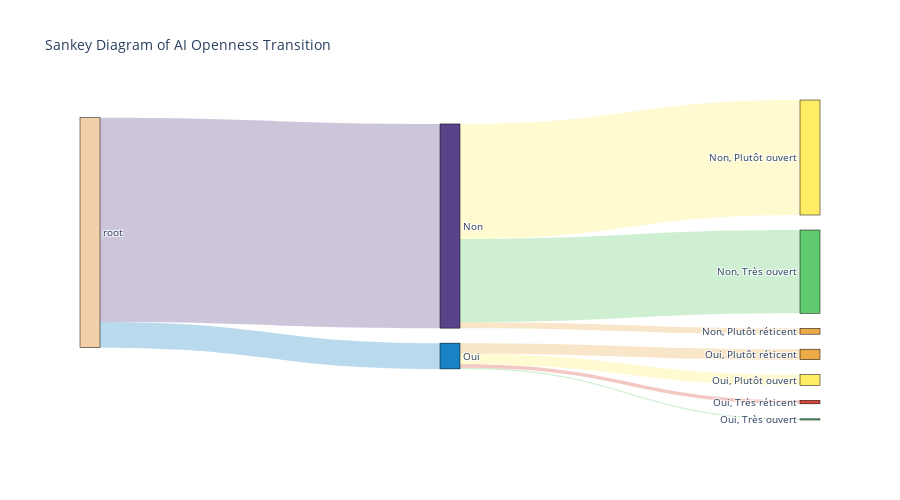

Write notebook code for a chart like this one.
### Markdown cell above
## 📊 Réfractaire avant / après le texte explicatif DONE

### Code cell
# compare Yes, No from resistant_to_ai with openess_to_ai_after_text

df_before_after = df_survey[['resistant_to_ai', 'openness_to_ai_after_text']].copy()
# rename the columns
df_before_after.rename(columns={'resistant_to_ai': 'before', 'openness_to_ai_after_text': 'after'}, inplace=True)

sankey_dict = {}
sankey_dict_ids = {'root': 0}

for index, row in df_before_after.iterrows():
  for depth in range(len(row)):
    key = row['before']
    key += ', ' + row['after'] if depth > 0 else ""
    if key not in sankey_dict:
      sankey_dict[key] = 1
    else:
      sankey_dict[key] += 1

for key in sankey_dict.keys():
  sankey_dict_ids[key] = len(sankey_dict_ids)

df_sankey = pd.DataFrame(columns=['source', 'target', 'value'])

for key, value in sankey_dict.items():
  if key in 'Oui' or key == 'Non':
    source = 'root'
  else:
    source = key.split(', ')[0]
  df_sankey.loc[len(df_sankey)] = {
      'source': sankey_dict_ids[source],
      'target': sankey_dict_ids[key],
      'value': value
    }

labels = list(sankey_dict_ids.keys())

colors = [
  '#60CA6F' if label.endswith('Très ouvert') else
  '#FFED65' if label.endswith('Plutôt ouvert') else
  '#ECA948' if label.endswith('Plutôt réticent') else
  '#D84637' if label.endswith('Très réticent') else
  '#1982C4' if 'Oui' in label else
  '#594389' if 'Non' in label else
  '#F2D0A9' for label in labels
]

# Create a dictionary to map labels to colors with added transparency
label_to_color_rgba = {
    label: 'rgba({}, {}, {}, 0.3)'.format(
        int(color[1:3], 16),
        int(color[3:5], 16),
        int(color[5:7], 16)
    ) for label, color in zip(labels, colors)
}

# Generate a color scale for the links based on the target node's color with transparency
link_colors_rgba = [
    label_to_color_rgba.get(labels[target], 'rgba(0, 0, 0, 0.8)')
    for target in df_sankey['target']
]

# Add value (number of people) as label for each link
link_labels = [f"{value}" for value in df_sankey['value']]

fig = go.Figure(data=[go.Sankey(
  node = dict(
    pad = 15,
    thickness = 20,
    line = dict(color = "black", width = 0.5),
    label = labels,
    color = colors  # Use the colors list here
  ),
  link = dict(
    source = df_sankey['source'],
    target = df_sankey['target'],
    value = df_sankey['value'],
    label=link_labels,
    color = link_colors_rgba
  )
)], layout=go.Layout(
    height=500,
    font=dict(size=10),
    title='Sankey Diagram of AI Openness Transition'
))

fig.show()

### Figure 1 — Plotly figure (JSON) as saved in the notebook; plotly's stock layout.template omitted (floating-point values rounded to 4 significant figures)
{"data": [{"link": {"color": ["rgba(89, 67, 137, 0.3)", "rgba(96, 202, 111, 0.3)", "rgba(255, 237, 101, 0.3)", "rgba(25, 130, 196, 0.3)", "rgba(236, 169, 72, 0.3)", "rgba(255, 237, 101, 0.3)", "rgba(236, 169, 72, 0.3)", "rgba(216, 70, 55, 0.3)", "rgba(96, 202, 111, 0.3)"], "label": ["174", "71", "98", "22", "9", "9", "5", "3", "1"], "source": [0, 1, 1, 0, 4, 4, 1, 4, 4], "target": [1, 2, 3, 4, 5, 6, 7, 8, 9], "value": [174, 71, 98, 22, 9, 9, 5, 3, 1]}, "node": {"color": ["#F2D0A9", "#594389", "#60CA6F", "#FFED65", "#1982C4", "#ECA948", "#FFED65", "#ECA948", "#D84637", "#60CA6F"], "label": ["root", "Non", "Non, Très ouvert", "Non, Plutôt ouvert", "Oui", "Oui, Plutôt réticent", "Oui, Plutôt ouvert", "Non, Plutôt réticent", "Oui, Très réticent", "Oui, Très ouvert"], "line": {"color": "black", "width": 0.5}, "pad": 15, "thickness": 20}, "type": "sankey"}], "layout": {"font": {"size": 10}, "height": 500, "title": {"text": "Sankey Diagram of AI Openness Transition"}}}
